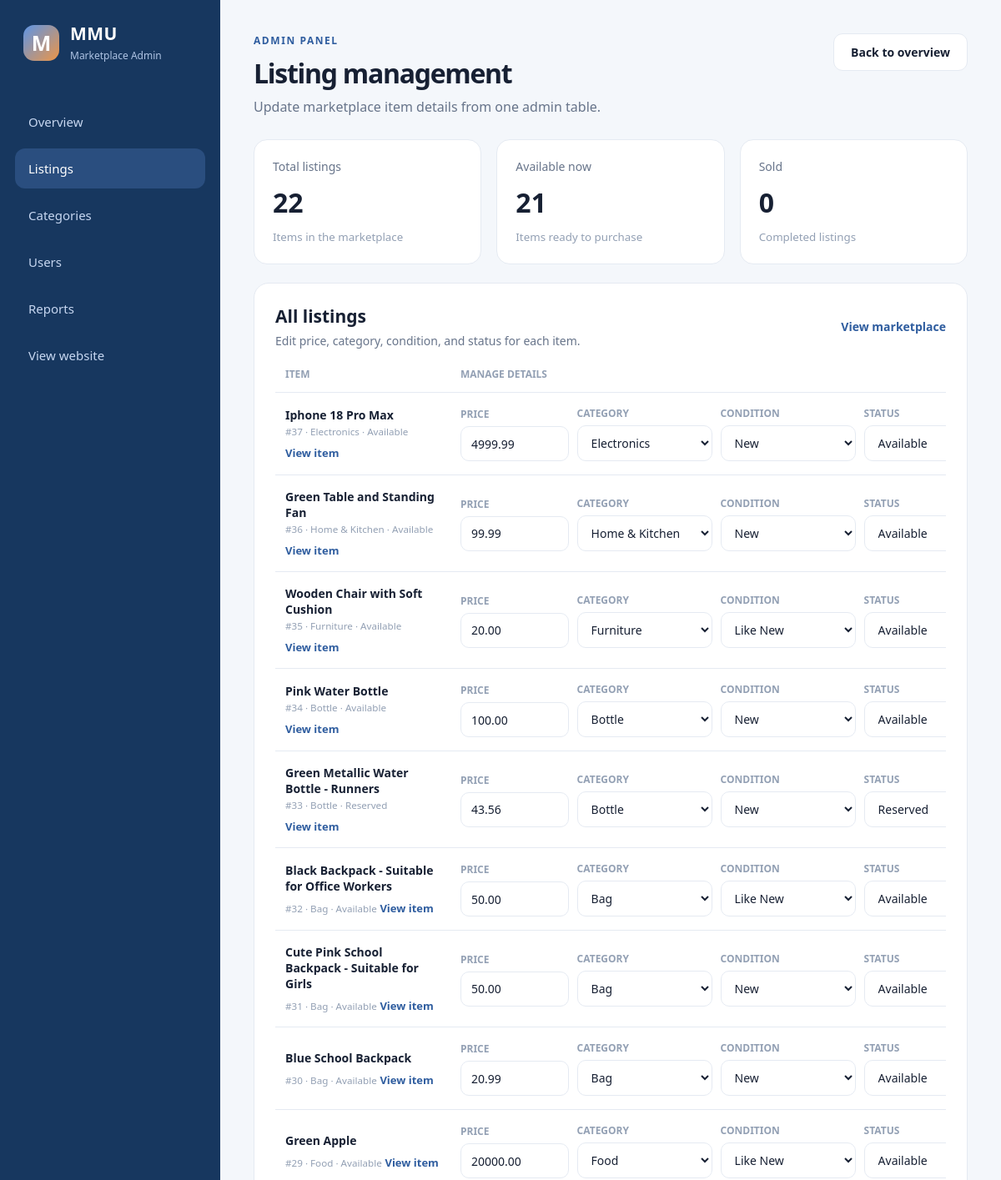
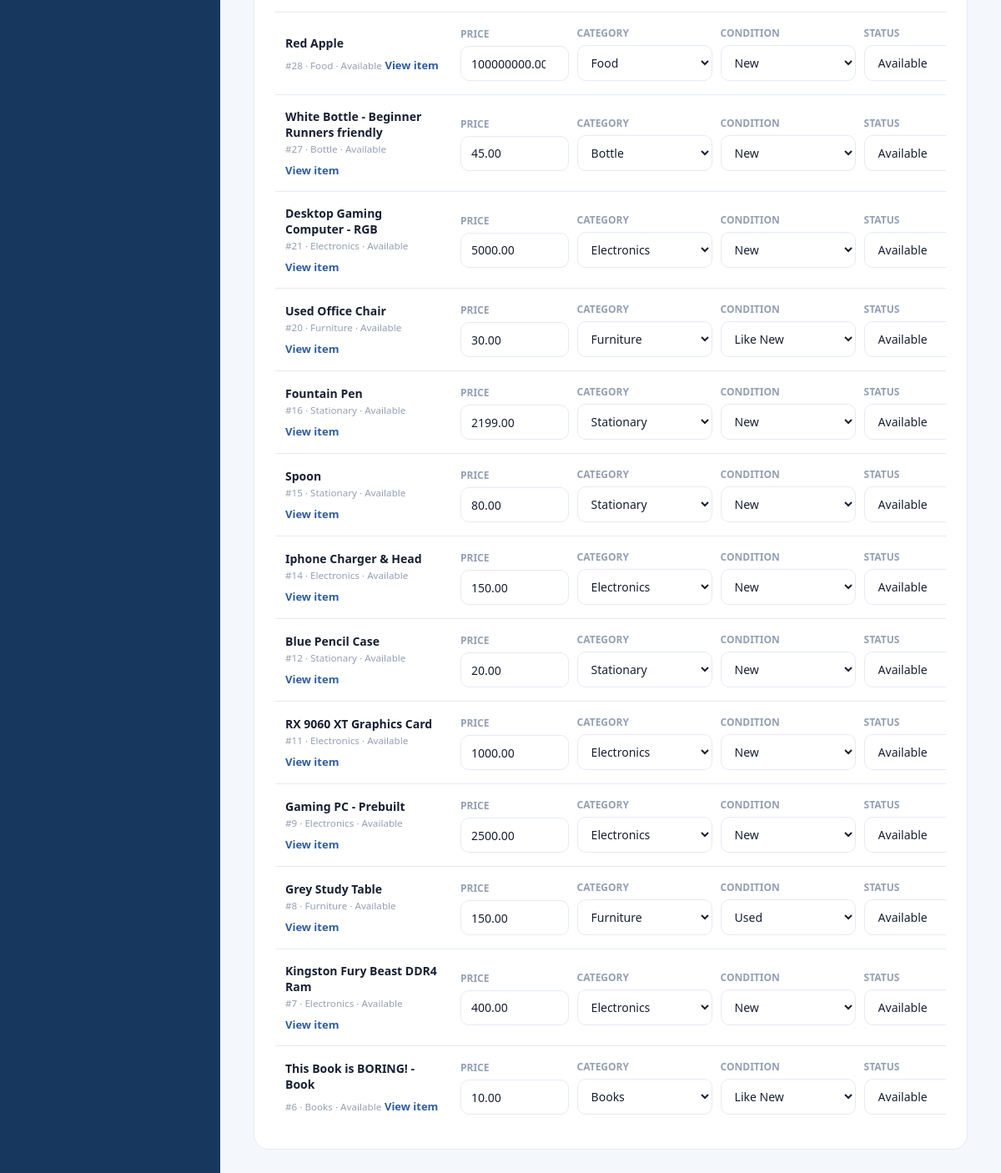
/admin/items (signed in), run on the app's committed database (2 pictures, top to bottom).
### tables this page shows
CREATE TABLE item(
                   id INTEGER PRIMARY KEY AUTOINCREMENT,
                   title TEXT NOT NULL,
                   description TEXT NOT NULL,
                   category_id INTEGER NOT NULL,
                   status_id INTEGER NOT NULL,
                   condition_id INTEGER,
                   price REAL NOT NULL, image TEXT, seller_num TEXT, user_id INTEGER REFERENCES user(id),
                   FOREIGN KEY(category_id) REFERENCES category(id),
                   FOREIGN KEY(status_id) REFERENCES status(id),
                   FOREIGN KEY(condition_id) REFERENCES item_condition(id)
                   );

CREATE TABLE category(
                   id INTEGER PRIMARY KEY AUTOINCREMENT,
                   name TEXT NOT NULL UNIQUE
                   
                   );

CREATE TABLE status(
                   id INTEGER PRIMARY KEY AUTOINCREMENT,
                   condition TEXT NOT NULL UNIQUE
                   
                   );

CREATE TABLE item_condition(
                   id INTEGER PRIMARY KEY AUTOINCREMENT,
                   name TEXT NOT NULL UNIQUE

                   );

### app.py (the view)
@app.route("/admin/items")
def admin_items():
    denied = check_admin()
    if denied:
        return denied
    connect = sqlite3.connect("database.db")
    cursor = connect.cursor()
    cursor.execute("""
        SELECT item.id, item.title, item.price,
               item.category_id, category.name,
               item.status_id, status.condition,
               item.condition_id, COALESCE(
                   item_condition.name, 'Not specified')
        FROM item
        JOIN category ON item.category_id = category.id
        JOIN status ON item.status_id = status.id
        LEFT JOIN item_condition ON item.condition_id = item_condition.id
        ORDER BY item.id DESC
    """)
    items = cursor.fetchall()
    cursor.execute("SELECT id, name FROM category ORDER BY name")
    categories = cursor.fetchall()
    cursor.execute("SELECT id, condition FROM status ORDER BY id")
    statuses = cursor.fetchall()
    cursor.execute("SELECT id, name FROM item_condition ORDER BY id")
    conditions = cursor.fetchall()
    stats = {
        "total_items": len(items),
        "available_items": sum(1 for item in items if item[6] == "Available"),
        "sold_items": sum(1 for item in items if item[6] == "Sold")
    }
    connect.close()
    return render_template("admin_items.html",
                           items=items,
                           categories=categories,
                           statuses=statuses,
                           conditions=conditions,
                           stats=stats)

### app.py (called while the page is built)
def check_admin():
    if session.get('role') != 'admin':
        flash("Access denied. Admins only.")
        return redirect(url_for('home_page'))
    return None

### templates/admin_items.html (shortened to what this page needs)
<!DOCTYPE html>
<html lang="en">
<head>
    <link rel="stylesheet" href="{{ url_for('static', filename='css/admin.css') }}">
</head>
<body class="admin-body">
    <div class="admin-layout">
        <aside class="admin-sidebar">
            <a class="admin-brand" href="{{ url_for('home') }}">
                <span class="brand-mark">M</span>
                <span>
                    <strong>MMU</strong>
                    <small>Marketplace Admin</small>
                </span>
            </a>
            <nav class="admin-nav" aria-label="Admin navigation">
                <a href="{{ url_for('admin_dashboard') }}">Overview</a>
                <a class="active" href="{{ url_for('admin_items') }}">Listings</a>
                <a href="{{ url_for('admin_categories') }}">Categories</a>
                <a href="{{ url_for('admin_users') }}">Users</a>
                <a href="{{ url_for('admin_reports') }}">Reports</a>
                <a href="{{ url_for('home') }}">View website</a>
            </nav>
        </aside>
        <main class="admin-main">
            <header class="dashboard-header">
                <div>
                    <p class="eyebrow">ADMIN PANEL</p>
                    <h1>Listing management</h1>
                    <p class="dashboard-subtitle">Update marketplace item details from one admin table.</p>
                </div>
                <a class="button" href="{{ url_for('admin_dashboard') }}">Back to overview</a>
            </header>
            <section class="stat-grid" aria-label="Listing statistics">
                <article class="stat-card">
                    <p>Total listings</p>
                    <strong>{{ stats.total_items }}</strong>
                    <small>Items in the marketplace</small>
                </article>
                <article class="stat-card">
                    <p>Available now</p>
                    <strong>{{ stats.available_items }}</strong>
                    <small>Items ready to purchase</small>
                </article>
                <article class="stat-card">
                    <p>Sold</p>
                    <strong>{{ stats.sold_items }}</strong>
                    <small>Completed listings</small>
                </article>
            </section>
            <section class="listings-panel">
                <div class="panel-heading">
                    <div>
                        <h2>All listings</h2>
                        <p>Edit price, category, condition, and status for each item.</p>
                    </div>
                    <a href="{{ url_for('home_page') }}">View marketplace</a>
                </div>
                <div class="table-wrap">
                    <table class="listing-table admin-item-table">
                        <thead>
                            <tr>
                                <th>Item</th>
                                <th>Manage details</th>
                            </tr>
                        </thead>
                        <tbody>
                            {% for item_id, title, price, category_id, category_name, status_id, status_name, condition_id, condition_name in items %}
                            <tr>
                                <td>
                                    <strong>{{ title }}</strong>
                                    <small>#{{ item_id }} · {{ category_name }} · {{ status_name }}</small>
                                    <a class="table-action-link" href="{{ url_for('item_detail', item_id=item_id) }}">View item</a>
                                </td>
                                <td>
                                    <form class="item-admin-form" method="POST" action="{{ url_for('update_admin_item', item_id=item_id) }}">
                                        <label class="item-admin-field">
                                            <span>Price</span>
                                            <input type="number" name="price" value="{{ '%.2f' | format(price) }}" min="0" step="0.01" required>
                                        </label>
                                        <label class="item-admin-field">
                                            <span>Category</span>
                                            <select name="category" required>
                                                {% for category_option_id, category_option_name in categories %}
                                                <option value="{{ category_option_id }}" {% if category_option_id == category_id %}selected{% endif %}>{{ category_option_name }}</option>
                                                {% endfor %}
                                            </select>
                                        </label>
                                        <label class="item-admin-field">
                                            <span>Condition</span>
                                            <select name="condition" required>
                                                {% for condition_option_id, condition_option_name in conditions %}
                                                <option value="{{ condition_option_id }}" {% if condition_option_id == condition_id %}selected{% endif %}>{{ condition_option_name }}</option>
                                                {% endfor %}
                                            </select>
                                        </label>
                                        <label class="item-admin-field">
                                            <span>Status</span>
                                            <select name="status" required>
                                                {% for status_option_id, status_option_name in statuses %}
                                                <option value="{{ status_option_id }}" {% if status_option_id == status_id %}selected{% endif %}>{{ status_option_name }}</option>
                                                {% endfor %}
                                            </select>
                                        </label>
                                    </form>
                                </td>
                            </tr>
                            {% else %}
                            <tr class="empty-row">
                                <td colspan="2">No listings available yet.</td>
                            </tr>
                            {% endfor %}
                        </tbody>
                    </table>
                </div>
            </section>
        </main>
    </div>
</body>
</html>

### static/css/admin.css (style rules this page uses)
:root { --navy: #17375f; --blue: #2f5d9f; --text: #172033; --muted: #67748a; --line: #e5eaf2; --canvas: #f4f7fb; --white: #ffffff; }
* { box-sizing: border-box; }
.admin-body { margin: 0; color: var(--text); background: var(--canvas); font-family: "Segoe UI", Arial, sans-serif; }
.admin-layout { min-height: 100vh; display: flex; }
.admin-sidebar { width: 264px; padding: 26px 18px 20px; display: flex; flex-direction: column; background: var(--navy); color: #d8e5fa; }
.admin-brand { padding: 0 10px; display: flex; gap: 13px; align-items: center; color: var(--white); text-decoration: none; }
.brand-mark { width: 43px; height: 43px; display: grid; place-items: center; border-radius: 13px; background: linear-gradient(135deg, #5d95e6, #ec9547); font-size: 25px; font-weight: 700; }
.admin-brand strong { display: block; font-size: 21px; letter-spacing: .02em; }
.admin-brand small { color: #afc4e4; font-size: 12px; }
.admin-nav { margin-top: 46px; display: flex; flex-direction: column; gap: 8px; }
.admin-nav a, .admin-nav .disabled { min-height: 48px; padding: 14px 16px; border-radius: 12px; color: #c7d7f1; display: flex; align-items: center; font-size: 15px; font-weight: 500; text-decoration: none; }
.admin-nav a:hover, .admin-nav a.active { color: var(--white); background: rgba(89, 138, 209, .28); }
.admin-main { width: calc(100% - 264px); padding: 40px; }
.dashboard-header { display: flex; justify-content: space-between; align-items: flex-start; gap: 25px; margin-bottom: 28px; }
.eyebrow { margin: 0 0 9px; color: var(--blue); font-size: 12px; font-weight: 700; letter-spacing: .13em; }
.dashboard-header h1 { margin: 0 0 8px; font-size: 32px; letter-spacing: -.04em; }
.dashboard-subtitle { margin: 0; color: var(--muted); }
.button { padding: 12px 20px; border: 1px solid var(--line); border-radius: 11px; color: var(--text); background: var(--white); text-decoration: none; font-size: 14px; font-weight: 600; }
.stat-grid { margin-bottom: 22px; display: grid; grid-template-columns: repeat(auto-fit, minmax(180px, 1fr)); gap: 18px; }
.stat-card { padding: 22px; border: 1px solid var(--line); border-radius: 16px; background: var(--white); }
.stat-card p { margin: 0 0 12px; color: var(--muted); font-size: 14px; }
.stat-card strong { display: block; margin-bottom: 8px; color: var(--text); font-size: 32px; }
.stat-card small { color: #93a0b4; }
.listings-panel { padding: 25px; border: 1px solid var(--line); border-radius: 18px; background: var(--white); }
.panel-heading { margin-bottom: 22px; display: flex; justify-content: space-between; align-items: center; gap: 20px; }
.panel-heading h2 { margin: 0 0 6px; font-size: 21px; }
.panel-heading p { margin: 0; color: var(--muted); font-size: 14px; }
.panel-heading a { color: var(--blue); font-size: 14px; font-weight: 600; text-decoration: none; }
.table-wrap { overflow-x: auto; }
.listing-table { width: 100%; border-collapse: collapse; text-align: left; }
.listing-table th { padding: 0 12px 13px; color: #93a0b4; font-size: 12px; text-transform: uppercase; }
.listing-table td { padding: 16px 12px; border-top: 1px solid var(--line); color: #46536a; font-size: 14px; }
.listing-table td:first-child strong { display: block; color: var(--text); }
.listing-table td:first-child small { color: #93a0b4; }
.admin-item-table td:first-child { min-width: 210px; }
.table-action-link { display: inline-block; margin-top: 8px; color: var(--blue); font-size: 13px; font-weight: 700; text-decoration: none; }
.item-admin-form { min-width: 720px; display: grid; grid-template-columns: minmax(110px, .8fr) minmax(150px, 1fr) minmax(150px, 1fr) minmax(140px, 1fr) auto; gap: 10px; align-items: end; }
.item-admin-field { display: grid; gap: 6px; }
.item-admin-field span { color: #93a0b4; font-size: 12px; font-weight: 700; text-transform: uppercase; }
.item-admin-form input, .item-admin-form select { width: 100%; min-height: 42px; padding: 10px 12px; border: 1px solid var(--line); border-radius: 10px; color: var(--text); background: var(--white); font: inherit; }

### data on the page
item: title "Iphone 18 Pro Max", id "37", name "Electronics", condition "Available", price "4999.99", category "Electronics", condition "New", status "Available"
item: title "Green Table and Standing Fan", id "36", name "Home & Kitchen", condition "Available", price "99.99", category "Home & Kitchen", condition "New", status "Available"
item: title "Wooden Chair with Soft Cushion", id "35", name "Furniture", condition "Available", price "20.00", category "Furniture", condition "Like New", status "Available"
item: title "Pink Water Bottle", id "34", name "Bottle", condition "Available", price "100.00", category "Bottle", condition "New", status "Available"
item: title "Green Metallic Water Bottle - Runners", id "33", name "Bottle", condition "Reserved", price "43.56", category "Bottle", condition "New", status "Reserved"
item: title "Black Backpack - Suitable for Office Workers", id "32", name "Bag", condition "Available", price "50.00", category "Bag", condition "Like New", status "Available"
item: title "Cute Pink School Backpack - Suitable for Girls", id "31", name "Bag", condition "Available", price "50.00", category "Bag", condition "New", status "Available"
item: title "Blue School Backpack", id "30", name "Bag", condition "Available", price "20.99", category "Bag", condition "New", status "Available"
item: title "Green Apple", id "29", name "Food", condition "Available", price "20000.00", category "Food", condition "Like New", status "Available"
item: title "Red Apple", id "28", name "Food", condition "Available", price "100000000.00", category "Food", condition "New", status "Available"
item: title "White Bottle - Beginner Runners friendly", id "27", name "Bottle", condition "Available", price "45.00", category "Bottle", condition "New", status "Available"
item: title "Desktop Gaming Computer - RGB", id "21", name "Electronics", condition "Available", price "5000.00", category "Electronics", condition "New", status "Available"
item: title "Used Office Chair", id "20", name "Furniture", condition "Available", price "30.00", category "Furniture", condition "Like New", status "Available"
item: title "Fountain Pen", id "16", name "Stationary", condition "Available", price "2199.00", category "Stationary", condition "New", status "Available"
item: title "Spoon", id "15", name "Stationary", condition "Available", price "80.00", category "Stationary", condition "New", status "Available"
item: title "Iphone Charger & Head", id "14", name "Electronics", condition "Available", price "150.00", category "Electronics", condition "New", status "Available"
item: title "Blue Pencil Case", id "12", name "Stationary", condition "Available", price "20.00", category "Stationary", condition "New", status "Available"
item: title "RX 9060 XT Graphics Card", id "11", name "Electronics", condition "Available", price "1000.00", category "Electronics", condition "New", status "Available"
item: title "Gaming PC - Prebuilt", id "9", name "Electronics", condition "Available", price "2500.00", category "Electronics", condition "New", status "Available"
item: title "Grey Study Table", id "8", name "Furniture", condition "Available", price "150.00", category "Furniture", condition "Used", status "Available"
item: title "Kingston Fury Beast DDR4 Ram", id "7", name "Electronics", condition "Available", price "400.00", category "Electronics", condition "New", status "Available"
item: title "This Book is BORING! - Book", id "6", name "Books", condition "Available", price "10.00", category "Books", condition "Like New", status "Available"

### other printed values
{{ stats.total_items }} "22"
{{ stats.available_items }} "21"
{{ stats.sold_items }} "0"
